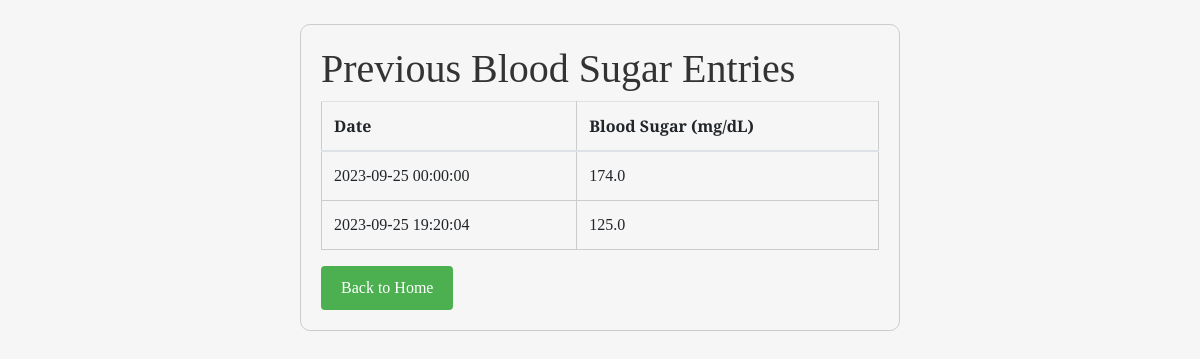
Before: /previous_results (signed in) with the older database file.
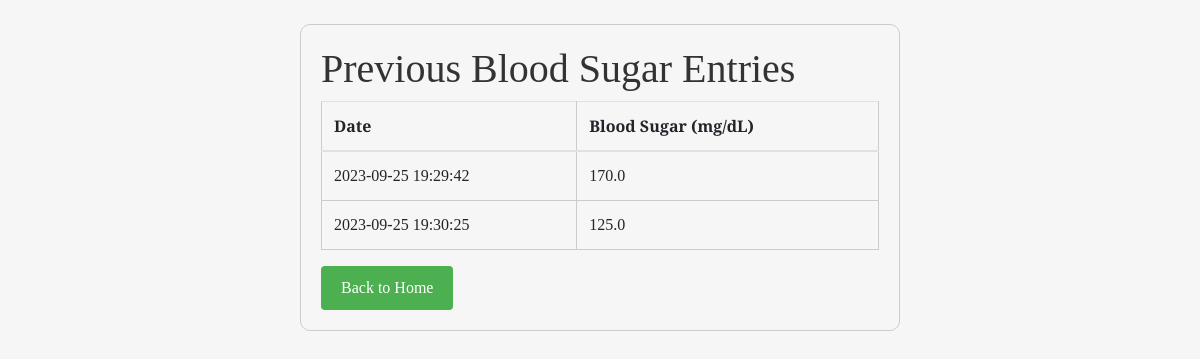
After: the same page with the newer database file.
### main.py (models this page shows)
class BloodSugarEntry(db.Model):
    id = db.Column(db.Integer, primary_key=True)
    date = db.Column(db.DateTime, nullable=False)
    blood_sugar = db.Column(db.Float, nullable=False)
    user_id = db.Column(db.Integer, db.ForeignKey('user.id'), nullable=False)

### main.py (the view)
@app.route('/previous_results')
@login_required
def previous_results():
    user_id = session.get("user_id")
    all_entries = BloodSugarEntry.query.filter_by(user_id=user_id).all()
    return render_template('previous_results.html', entries=all_entries)

### main.py (called while the page is built)
def login_required(f):
    @wraps(f)
    def decorated_function(*args, **kwargs):
        if "username" not in session:
            flash("You must be logged in to access this page.")
            return redirect(url_for("login"))
        return f(*args, **kwargs)
    return decorated_function

### templates/previous_results.html (shortened to what this page needs)
<!DOCTYPE html>
<html lang="en">
<head>
    <link rel="stylesheet" href="https://stackpath.bootstrapcdn.com/bootstrap/4.5.2/css/bootstrap.min.css">
    <link rel="stylesheet" href="{{ url_for('static', filename='styles.css') }}">
</head>
<body>
    <div class="container mt-4">
        <h1>Previous Blood Sugar Entries</h1>
        <table class="table table-hover">
            <thead>
                <tr>
                    <th>Date</th>
                    <th>Blood Sugar (mg/dL)</th>
                </tr>
            </thead>
            <tbody>
                {% for entry in entries %}
                    <tr class="{{ 'high' if entry.blood_sugar > 200 else 'low' if entry.blood_sugar < 70 else 'normal' }}">
                        <td>{{ entry.date.strftime('%Y-%m-%d %H:%M:%S') }}</td>
                        <td>{{ entry.blood_sugar }}</td>
                    </tr>
                {% endfor %}
            </tbody>
        </table>
        <a href="{{ url_for('index') }}" class="btn btn-secondary">Back to Home</a>
    </div>
</body>
</html>

### static/styles.css (style rules this page uses)
body { font-family: 'Merriweather', serif; background-color: #f6f6f6; color: #333; margin: 0; padding: 0; transition: all 0.3s ease; }
h1, h2, h3 { color: #333; }
.btn { padding: 10px 20px; border: none; cursor: pointer; background-color: #4CAF50; color: #fff; }
table { width: 100%; border-collapse: collapse; }
table, th, td { border: 1px solid #ccc; }
th, td { padding: 10px; }
.container { background-color: #f6f6f6; color: #333; width: 50%; margin: auto; padding: 20px; border: 1px solid #ccc; border-radius: 10px; margin-top: 50px; }

Changed rows visible on the page:
removed BloodSugarEntry: date "2023-09-25 19:20:04", blood_sugar "125.0"
changed BloodSugarEntry (number 1 of 2 on the later page): date "2023-09-25 00:00:00" → "2023-09-25 19:29:42"; blood_sugar "174.0" → "170.0"
now on this page (row edited): BloodSugarEntry: date "2023-09-25 19:30:25", blood_sugar "125.0"
